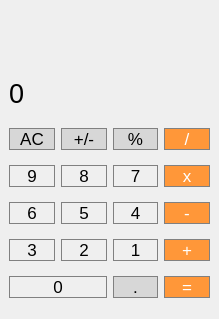
<?xml version="1.0" encoding="UTF-8"?>
<ui version="4.0">
 <class>MainWindow</class>
 <widget class="QMainWindow" name="MainWindow">
  <property name="geometry">
   <rect>
    <x>0</x>
    <y>0</y>
    <width>219</width>
    <height>319</height>
   </rect>
  </property>
  <property name="windowTitle">
   <string>MainWindow</string>
  </property>
  <widget class="QWidget" name="centralwidget">
   <layout class="QGridLayout" name="gridLayout">
    <item row="0" column="0" colspan="4">
     <widget class="QLabel" name="num_first">
      <property name="sizePolicy">
       <sizepolicy hsizetype="Preferred" vsizetype="Minimum">
        <horstretch>0</horstretch>
        <verstretch>0</verstretch>
       </sizepolicy>
      </property>
      <property name="maximumSize">
       <size>
        <width>16777215</width>
        <height>40</height>
       </size>
      </property>
      <property name="font">
       <font>
        <pointsize>15</pointsize>
        <kerning>true</kerning>
        <hintingpreference>PreferDefaultHinting</hintingpreference>
       </font>
      </property>
      <property name="layoutDirection">
       <enum>Qt::LayoutDirection::LeftToRight</enum>
      </property>
      <property name="styleSheet">
       <string notr="true">QLabel {
  qproperty-alignment: 'AlignVCenter | AlignRight';

}

background-color : white;</string>
      </property>
      <property name="text">
       <string/>
      </property>
     </widget>
    </item>
    <item row="1" column="0" colspan="4">
     <widget class="QLabel" name="result">
      <property name="sizePolicy">
       <sizepolicy hsizetype="Preferred" vsizetype="Minimum">
        <horstretch>0</horstretch>
        <verstretch>0</verstretch>
       </sizepolicy>
      </property>
      <property name="maximumSize">
       <size>
        <width>16777215</width>
        <height>40</height>
       </size>
      </property>
      <property name="font">
       <font>
        <pointsize>20</pointsize>
        <kerning>true</kerning>
        <hintingpreference>PreferDefaultHinting</hintingpreference>
       </font>
      </property>
      <property name="layoutDirection">
       <enum>Qt::LayoutDirection::LeftToRight</enum>
      </property>
      <property name="styleSheet">
       <string notr="true">QLabel {
  qproperty-alignment: 'AlignVCenter | AlignRight';
 
}

background-color : white;</string>
      </property>
      <property name="text">
       <string>0</string>
      </property>
     </widget>
    </item>
    <item row="2" column="0">
     <widget class="QPushButton" name="pushButton_AC">
      <property name="font">
       <font>
        <pointsize>13</pointsize>
       </font>
      </property>
      <property name="styleSheet">
       <string notr="true">QPushButton {
  background-color: rgb(215, 215, 215);
  border: 1px solid gray;
}
QPushButton:pressed {
    background-color: qlineargradient(x1: 0, y1: 0, x2: 0, y2: 1,
                                      stop: 0 #BEBEBE, stop: 1 #D7D7D7);
}</string>
      </property>
      <property name="text">
       <string>AC</string>
      </property>
     </widget>
    </item>
    <item row="2" column="1">
     <widget class="QPushButton" name="pushButton_plus_minus">
      <property name="font">
       <font>
        <pointsize>13</pointsize>
       </font>
      </property>
      <property name="styleSheet">
       <string notr="true">QPushButton {
  background-color: rgb(215, 215, 215);
  border: 1px solid gray;
}
QPushButton:pressed {
    background-color: qlineargradient(x1: 0, y1: 0, x2: 0, y2: 1,
                                      stop: 0 #BEBEBE, stop: 1 #D7D7D7);
}</string>
      </property>
      <property name="text">
       <string>+/-</string>
      </property>
     </widget>
    </item>
    <item row="2" column="2">
     <widget class="QPushButton" name="pushButton_percent">
      <property name="font">
       <font>
        <pointsize>13</pointsize>
       </font>
      </property>
      <property name="styleSheet">
       <string notr="true">QPushButton {
  background-color: rgb(215, 215, 215);
  border: 1px solid gray;
}
QPushButton:pressed {
    background-color: qlineargradient(x1: 0, y1: 0, x2: 0, y2: 1,
                                      stop: 0 #BEBEBE, stop: 1 #D7D7D7);
}</string>
      </property>
      <property name="text">
       <string>%</string>
      </property>
     </widget>
    </item>
    <item row="2" column="3">
     <widget class="QPushButton" name="pushButton_division">
      <property name="font">
       <font>
        <pointsize>13</pointsize>
       </font>
      </property>
      <property name="styleSheet">
       <string notr="true">QPushButton {
  background-color: rgb(255, 151, 57);
  color: white; 
  border: 1px solid gray;
}

QPushButton:pressed {
    background-color: qlineargradient(x1: 0, y1: 0, x2: 0, y2: 1,
                                      stop: 0 #FF7832, stop: 1 #FF9739);
}</string>
      </property>
      <property name="text">
       <string>/</string>
      </property>
     </widget>
    </item>
    <item row="3" column="0">
     <widget class="QPushButton" name="pushButton_9">
      <property name="font">
       <font>
        <pointsize>13</pointsize>
       </font>
      </property>
      <property name="styleSheet">
       <string notr="true">QPushButton {
   border: 1px solid gray;
}
QPushButton:pressed {
    background-color: qlineargradient(x1: 0, y1: 0, x2: 0, y2: 1,
                                      stop: 0 #dadbde, stop: 1 #f6f7fa);
}</string>
      </property>
      <property name="text">
       <string>9</string>
      </property>
     </widget>
    </item>
    <item row="3" column="1">
     <widget class="QPushButton" name="pushButton_8">
      <property name="font">
       <font>
        <pointsize>13</pointsize>
       </font>
      </property>
      <property name="styleSheet">
       <string notr="true">QPushButton {
   border: 1px solid gray;
}
QPushButton:pressed {
    background-color: qlineargradient(x1: 0, y1: 0, x2: 0, y2: 1,
                                      stop: 0 #dadbde, stop: 1 #f6f7fa);
}</string>
      </property>
      <property name="text">
       <string>8</string>
      </property>
     </widget>
    </item>
    <item row="3" column="2">
     <widget class="QPushButton" name="pushButton_7">
      <property name="font">
       <font>
        <pointsize>13</pointsize>
       </font>
      </property>
      <property name="styleSheet">
       <string notr="true">QPushButton {
   border: 1px solid gray;
}
QPushButton:pressed {
    background-color: qlineargradient(x1: 0, y1: 0, x2: 0, y2: 1,
                                      stop: 0 #dadbde, stop: 1 #f6f7fa);
}</string>
      </property>
      <property name="text">
       <string>7</string>
      </property>
     </widget>
    </item>
    <item row="3" column="3">
     <widget class="QPushButton" name="pushButton_multiply">
      <property name="font">
       <font>
        <pointsize>13</pointsize>
       </font>
      </property>
      <property name="styleSheet">
       <string notr="true">QPushButton {
  background-color: rgb(255, 151, 57);
  color: white; 
  border: 1px solid gray;
}

QPushButton:pressed {
    background-color: qlineargradient(x1: 0, y1: 0, x2: 0, y2: 1,
                                      stop: 0 #FF7832, stop: 1 #FF9739);
}</string>
      </property>
      <property name="text">
       <string>x</string>
      </property>
     </widget>
    </item>
    <item row="4" column="0">
     <widget class="QPushButton" name="pushButton_6">
      <property name="font">
       <font>
        <pointsize>13</pointsize>
       </font>
      </property>
      <property name="styleSheet">
       <string notr="true">QPushButton {
   border: 1px solid gray;
}
QPushButton:pressed {
    background-color: qlineargradient(x1: 0, y1: 0, x2: 0, y2: 1,
                                      stop: 0 #dadbde, stop: 1 #f6f7fa);
}</string>
      </property>
      <property name="text">
       <string>6</string>
      </property>
     </widget>
    </item>
    <item row="4" column="1">
     <widget class="QPushButton" name="pushButton_5">
      <property name="font">
       <font>
        <pointsize>13</pointsize>
       </font>
      </property>
      <property name="styleSheet">
       <string notr="true">QPushButton {
   border: 1px solid gray;
}
QPushButton:pressed {
    background-color: qlineargradient(x1: 0, y1: 0, x2: 0, y2: 1,
                                      stop: 0 #dadbde, stop: 1 #f6f7fa);
}</string>
      </property>
      <property name="text">
       <string>5</string>
      </property>
     </widget>
    </item>
    <item row="4" column="2">
     <widget class="QPushButton" name="pushButton_4">
      <property name="font">
       <font>
        <pointsize>13</pointsize>
       </font>
      </property>
      <property name="styleSheet">
       <string notr="true">QPushButton {
   border: 1px solid gray;
}
QPushButton:pressed {
    background-color: qlineargradient(x1: 0, y1: 0, x2: 0, y2: 1,
                                      stop: 0 #dadbde, stop: 1 #f6f7fa);
}</string>
      </property>
      <property name="text">
       <string>4</string>
      </property>
     </widget>
    </item>
    <item row="4" column="3">
     <widget class="QPushButton" name="pushButton_minus">
      <property name="font">
       <font>
        <pointsize>13</pointsize>
       </font>
      </property>
      <property name="styleSheet">
       <string notr="true">QPushButton {
  background-color: rgb(255, 151, 57);
  color: white; 
  border: 1px solid gray;
}

QPushButton:pressed {
    background-color: qlineargradient(x1: 0, y1: 0, x2: 0, y2: 1,
                                      stop: 0 #FF7832, stop: 1 #FF9739);
}</string>
      </property>
      <property name="text">
       <string>-</string>
      </property>
     </widget>
    </item>
    <item row="5" column="0">
     <widget class="QPushButton" name="pushButton_3">
      <property name="font">
       <font>
        <pointsize>13</pointsize>
       </font>
      </property>
      <property name="styleSheet">
       <string notr="true">QPushButton {
   border: 1px solid gray;
}
QPushButton:pressed {
    background-color: qlineargradient(x1: 0, y1: 0, x2: 0, y2: 1,
                                      stop: 0 #dadbde, stop: 1 #f6f7fa);
}</string>
      </property>
      <property name="text">
       <string>3</string>
      </property>
     </widget>
    </item>
    <item row="5" column="1">
     <widget class="QPushButton" name="pushButton_2">
      <property name="font">
       <font>
        <pointsize>13</pointsize>
       </font>
      </property>
      <property name="styleSheet">
       <string notr="true">QPushButton {
   border: 1px solid gray;
}
QPushButton:pressed {
    background-color: qlineargradient(x1: 0, y1: 0, x2: 0, y2: 1,
                                      stop: 0 #dadbde, stop: 1 #f6f7fa);
}</string>
      </property>
      <property name="text">
       <string>2</string>
      </property>
     </widget>
    </item>
    <item row="5" column="2">
     <widget class="QPushButton" name="pushButton_1">
      <property name="font">
       <font>
        <pointsize>13</pointsize>
       </font>
      </property>
      <property name="styleSheet">
       <string notr="true">QPushButton {
   border: 1px solid gray;
}
QPushButton:pressed {
    background-color: qlineargradient(x1: 0, y1: 0, x2: 0, y2: 1,
                                      stop: 0 #dadbde, stop: 1 #f6f7fa);
}</string>
      </property>
      <property name="text">
       <string>1</string>
      </property>
     </widget>
    </item>
    <item row="5" column="3">
     <widget class="QPushButton" name="pushButton_plus">
      <property name="font">
       <font>
        <pointsize>13</pointsize>
       </font>
      </property>
      <property name="styleSheet">
       <string notr="true">QPushButton {
  background-color: rgb(255, 151, 57);
  color: white; 
  border: 1px solid gray;
}

QPushButton:pressed {
    background-color: qlineargradient(x1: 0, y1: 0, x2: 0, y2: 1,
                                      stop: 0 #FF7832, stop: 1 #FF9739);
}</string>
      </property>
      <property name="text">
       <string>+</string>
      </property>
     </widget>
    </item>
    <item row="6" column="0" colspan="2">
     <widget class="QPushButton" name="pushButton_0">
      <property name="font">
       <font>
        <pointsize>13</pointsize>
       </font>
      </property>
      <property name="styleSheet">
       <string notr="true">QPushButton {
   border: 1px solid gray;
}
QPushButton:pressed {
    background-color: qlineargradient(x1: 0, y1: 0, x2: 0, y2: 1,
                                      stop: 0 #dadbde, stop: 1 #f6f7fa);
}</string>
      </property>
      <property name="text">
       <string>0</string>
      </property>
     </widget>
    </item>
    <item row="6" column="2">
     <widget class="QPushButton" name="pushButton_dot">
      <property name="font">
       <font>
        <pointsize>13</pointsize>
       </font>
      </property>
      <property name="styleSheet">
       <string notr="true">QPushButton {
  background-color: rgb(215, 215, 215);
  border: 1px solid gray;
}
QPushButton:pressed {
    background-color: qlineargradient(x1: 0, y1: 0, x2: 0, y2: 1,
                                      stop: 0 #BEBEBE, stop: 1 #D7D7D7);
}</string>
      </property>
      <property name="text">
       <string>.</string>
      </property>
     </widget>
    </item>
    <item row="6" column="3">
     <widget class="QPushButton" name="pushButton_equals">
      <property name="font">
       <font>
        <pointsize>13</pointsize>
       </font>
      </property>
      <property name="styleSheet">
       <string notr="true">QPushButton {
  background-color: rgb(255, 151, 57);
  color: white; 
  border: 1px solid gray;
}

QPushButton:pressed {
    background-color: qlineargradient(x1: 0, y1: 0, x2: 0, y2: 1,
                                      stop: 0 #FF7832, stop: 1 #FF9739);
}</string>
      </property>
      <property name="text">
       <string>=</string>
      </property>
     </widget>
    </item>
   </layout>
  </widget>
 </widget>
 <resources/>
 <connections/>
</ui>
